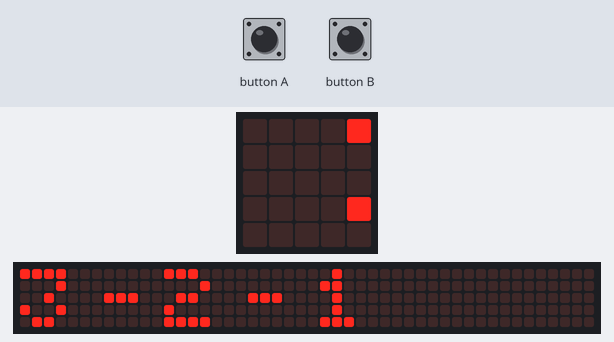
A program run on a simulated BBC micro:bit (MakeCode). On the bench: the board's 5×5 LED display, a strip that is not on the board, showing the scrolling text unrolled. Random numbers come from a fixed seed; the 48×5 strip is a reading aid, not a part: it shows the text the display is scrolling, unrolled, one strip-width of it at a time; the run ends where the board's game-over animation would start. At 7.1 s the program stops and its outputs stay as they are.

Above: at 0.2 s.
At 1.4 s:
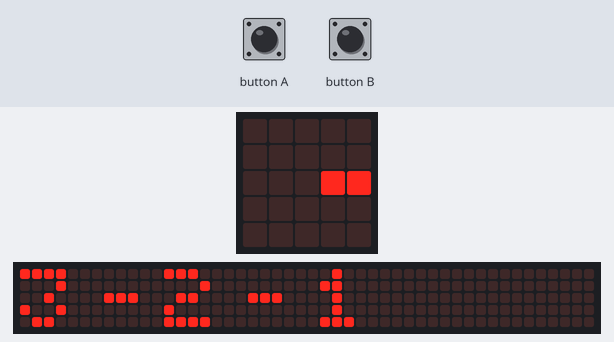
At 2.6 s:
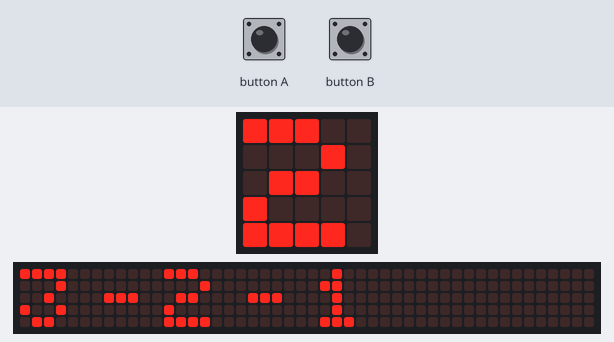
At 3.8 s:
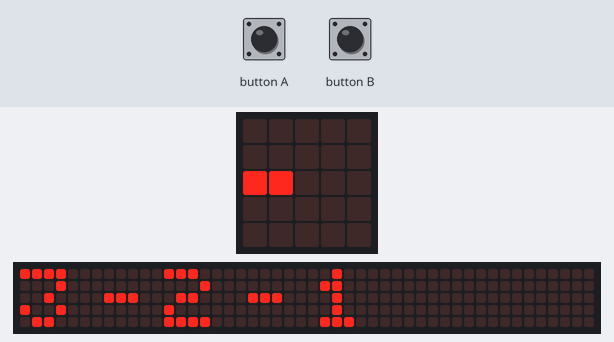
At 5.0 s:
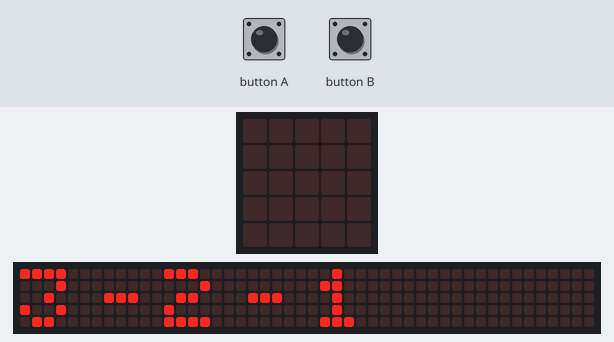
At 5.8 s:
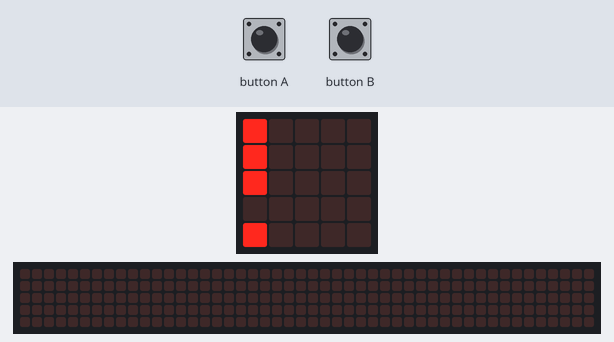

The program:

main.ts
```typescript
let StartTime = 0
let ButtonPressed = false
let MolePosition = 0
basic.showString("3-2-1")
let OnGame = true
while (OnGame == true) {
    MolePosition = randint(0, 1)
    ButtonPressed = false
    basic.pause(300)
    if (MolePosition == 0) {
        basic.showLeds(`
            # . . . .
            # . . . .
            # . . . .
            . . . . .
            # . . . .
            `)
    } else {
        basic.showLeds(`
            . . . . #
            . . . . #
            . . . . #
            . . . . .
            . . . . #
            `)
    }
    StartTime = input.runningTime()
    while (ButtonPressed == false) {
        if (input.runningTime() - StartTime > 1000) {
            game.gameOver()
        }
        if (MolePosition == 0 && input.buttonIsPressed(Button.A)) {
            ButtonPressed = true
            basic.showIcon(IconNames.Yes)
            game.addScore(1)
        } else if (MolePosition == 0 && input.buttonIsPressed(Button.B)) {
            ButtonPressed = true
            game.gameOver()
        }
        if (MolePosition == 1 && input.buttonIsPressed(Button.B)) {
            ButtonPressed = true
            basic.showIcon(IconNames.Yes)
            game.addScore(1)
        } else if (MolePosition == 1 && input.buttonIsPressed(Button.A)) {
            ButtonPressed = true
            game.gameOver()
        }
    }
}
```

test.ts
```typescript
// 在此处测试；当此软件包作为插件使用时，将不会编译此软件包。
```

Measured:
- what the display in image 4 shows lasts 0.4 s, from 5.0 s to 5.4 s
